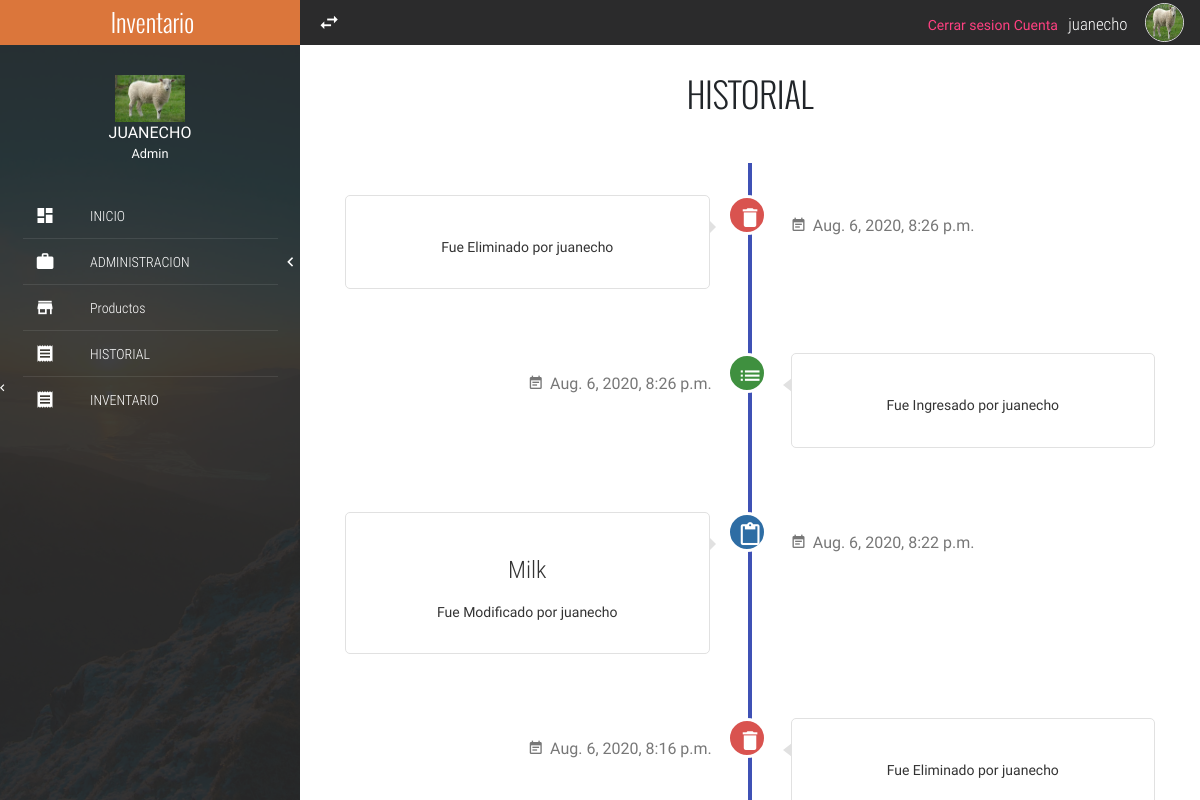
/historial/ (signed in), run on the app's committed database.
### accounts/models.py (models this page shows, shortened)
class Account(models.Model):
    user = models.OneToOneField(User, on_delete=models.CASCADE)
    photo = models.ImageField(default='default.jpg',upload_to='profile_pics')

### historial/models.py (models this page shows)
class History(models.Model):
    prod = models.ForeignKey(Product, on_delete = models.SET_NULL, null=True)
    user = models.ForeignKey(User, on_delete = models.CASCADE)
    date = models.DateTimeField(auto_now=True)
    entry = models.IntegerField(
        null=False, blank=False,
		choices=type_entry,
		default=1,
    )

### products/models.py (models this page shows, shortened)
class Product(models.Model):
	barcode = models.IntegerField()
	name = models.CharField(max_length=20)
	units = models.IntegerField()
	price = models.IntegerField()
	disc = models.IntegerField()
	cat = models.ForeignKey(Category, on_delete = models.SET_NULL, null=True)
	prov = models.ForeignKey(Provider, on_delete = models.SET_NULL, null=True)
	stat = models.IntegerField(
		null=False, blank=False,
		choices=product_status,
		default=1,
	)
	img = models.ImageField(upload_to='pics')

### historial/views.py (the view)
# urls.py: path('historial/', history, name = 'historial'),
def history(request):
    hist = History.objects.all().order_by('-id')
    context = {
        'historial' : hist
    }
    return render(request, 'historial/historial.html', context)

### historial/templates/historial/historial.html
{% extends 'index.html' %}
{% block content %}
<section class="full-width" style="margin: 30px 0;">
    <h3 class="text-center tittles">HISTORIAL</h3>
    <div id="timeline-c" class="timeline-c">
        {% for historia in historial%}
        <div class="timeline-c-box">
            {% if historia.entry == 1 %}
                <div class="timeline-c-box-icon bg-success">
                    <i class="zmdi zmdi-view-list-alt"></i>
                </div>
            {% elif historia.entry == 2 %}
                <div class="timeline-c-box-icon bg-danger">
                    <i class="zmdi zmdi-delete"></i>
                </div>
            {% elif historia.entry == 3 %}
                <div class="timeline-c-box-icon bg-primary">
                    <i class="zmdi zmdi-assignment-o"></i>
                </div>
            {% endif %}
            <div class="timeline-c-box-content">
                <h4 class="text-center text-condensedLight">{{ historia.prod.name }}</h4>
                <p class="text-center">
                    <span>Fue </span>
                    {% if historia.entry == 1 %}
                        <span>Ingresado </span>
                    {% elif historia.entry == 2 %}
                        <span>Eliminado </span>
                    {% else %}
                        <span>Modificado </span>
                    {% endif %}
                    <span>por </span>
                    {{ historia.user }}
                </p>
                <span class="timeline-date"><i class="zmdi zmdi-calendar-note zmdi-hc-fw"></i>
                    {{ historia.date }}
                </span>
            </div>
        </div>
        {% endfor %}
    </div>
</section>
{% endblock %}

### templates/index.html (shortened to what this page needs)
{% load static %}
<!DOCTYPE html>
<html lang="es">
<head>
	<link rel="stylesheet" href="http://cdn.jsdelivr.net/npm/bootstrap@4.1.3/dist/css/bootstrap.min.css">
	<link rel="stylesheet" href="{% static 'css/normalize.css' %}">
	<link rel="stylesheet" href="{% static 'css/sweetalert2.css' %}">
	<link rel="stylesheet" href="{% static 'css/material.min.css' %}">
	<link rel="stylesheet" href="{% static 'css/material-design-iconic-font.min.css' %}">
	<link rel="stylesheet" href="{% static 'css/jquery.mCustomScrollbar.css' %}">
	<link rel="stylesheet" href="{% static 'css/main.css' %}">
</head>
<body>
	<section class="full-width navLateral">
		<div class="full-width navLateral-bg btn-menu"></div>
		<div class="full-width navLateral-body">
			<div class="full-width navLateral-body-logo text-center tittles">
				 Inventario
			</div>
			<figure class="full-width navLateral-body-tittle-menu">
				<div>
					<img src="{{ user.account.photo.url }}" alt="Avatar" class="img-responsive">
				</div>
				<figcaption>
					<span>
						{{ user.username | upper }}<br>
						<small>Admin</small>
					</span>
				</figcaption>
			</figure>
			<nav class="full-width">
				<ul class="full-width list-unstyle menu-principal">
					<li class="full-width">
						<a href="{% url 'homePage' %}" class="full-width">
							<div class="navLateral-body-cl">
								<i class="zmdi zmdi-view-dashboard"></i>
							</div>
							<div class="navLateral-body-cr">
								INICIO
							</div>
						</a>
					</li>
					<li class="full-width divider-menu-h"></li>
					<li class="full-width">
						<a href="#" class="full-width btn-subMenu">
							<div class="navLateral-body-cl">
								<i class="zmdi zmdi-case"></i>
							</div>
							<div class="navLateral-body-cr">
								ADMINISTRACION
							</div>
							<span class="zmdi zmdi-chevron-left"></span>
						</a>
					</li>
					<li class="full-width divider-menu-h"></li>
					<li class="full-width">
						<a href="{% url 'listProduct' %}" class="full-width">
							<div class="navLateral-body-cl">
								<i class="zmdi zmdi-store"></i>
							</div>
							<div class="navLateral-body-cr">
								Productos
							</div>
						</a>
					</li>
					<li class="full-width divider-menu-h"></li>
					<li class="full-width">
						<a href="{% url 'historial' %}" class="full-width">
							<div class="navLateral-body-cl">
								<i class="zmdi zmdi-receipt"></i>
							</div>
							<div class="navLateral-body-cr">
								HISTORIAL
							</div>
							<span class="zmdi zmdi-chevron-left"></span>
						</a>
					</li>
					<li class="full-width divider-menu-h"></li>
					<li class="full-width">
						<a href="{% url 'inventory' %}" class="full-width">
							<div class="navLateral-body-cl">
								<i class="zmdi zmdi-receipt"></i>
							</div>
							<div class="navLateral-body-cr">
								INVENTARIO
							</div>
						</a>
					</li>
				</ul>
			</nav>
		</div>
	</section>
	<section class="full-width pageContent">
		<div class="full-width navBar">
			<div class="full-width navBar-options">
				<i class="zmdi zmdi-swap btn-menu" id="btn-menu"></i>
				<nav class="navBar-options-list">
					<ul class="list-unstyle">
						<a href="{% url 'logout' %}">Cerrar sesion</a>
						<a href="{% url 'account' %}">Cuenta</a>
						<li class="text-condensedLight noLink" ><small>{{user.username}}</small></li>
						<li class="noLink">
							<figure >
								<img  src="{{ user.account.photo.url }}" alt="Avatar" class="img-responsive">
							</figure>
						</li>
					</ul>
				</nav>
			</div>
		</div>
		{% block content %}{% endblock %}
	</section>
</body>
</html>

### data on the page
History: entry 2 (drawn), user "juanecho", date "Aug. 6, 2020, 8:26 p.m."
History: entry 1 (drawn), user "juanecho", date "Aug. 6, 2020, 8:26 p.m."
History: entry 3 (drawn), prod.name "Milk", user "juanecho", date "Aug. 6, 2020, 8:22 p.m."
History: entry 2 (drawn), user "juanecho", date "Aug. 6, 2020, 8:16 p.m."

### other printed values
{{ user.username | upper }} "JUANECHO"
{{ user.username }} "juanecho"
